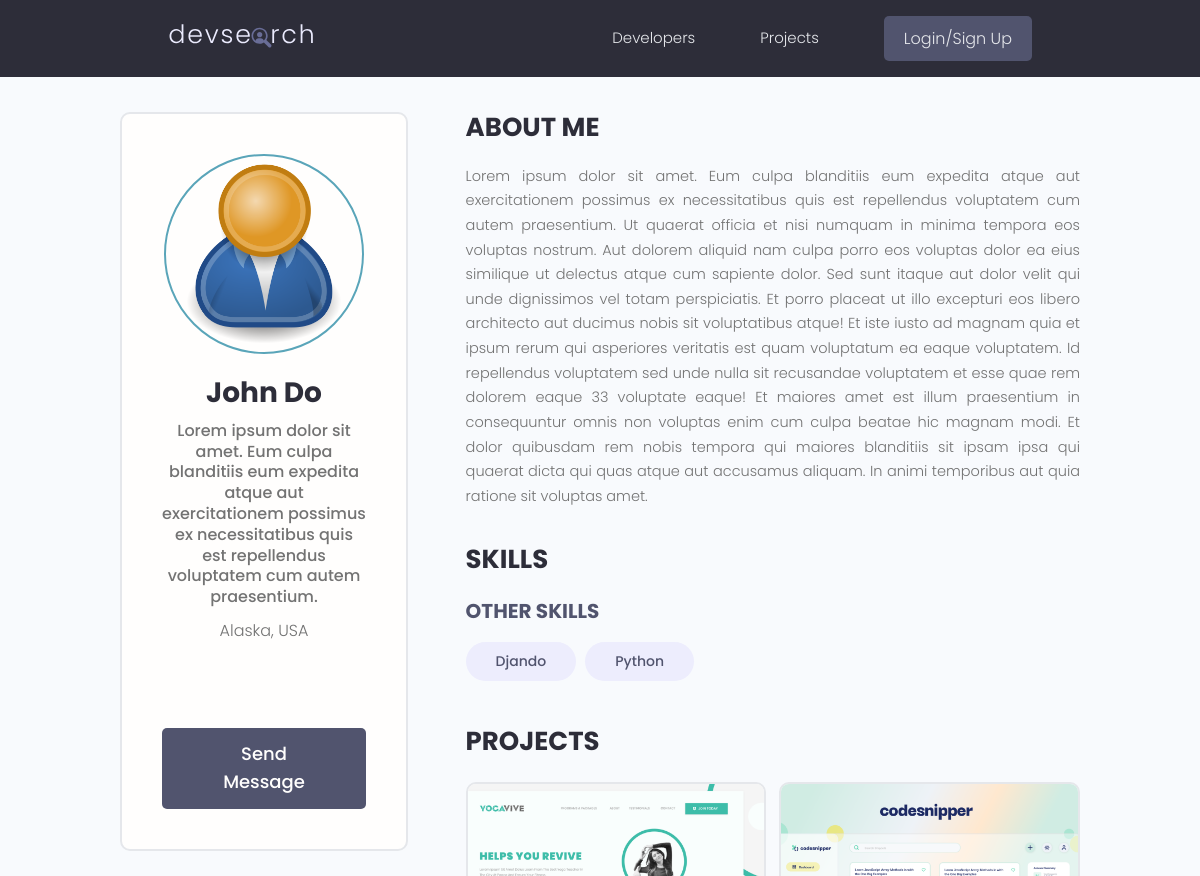
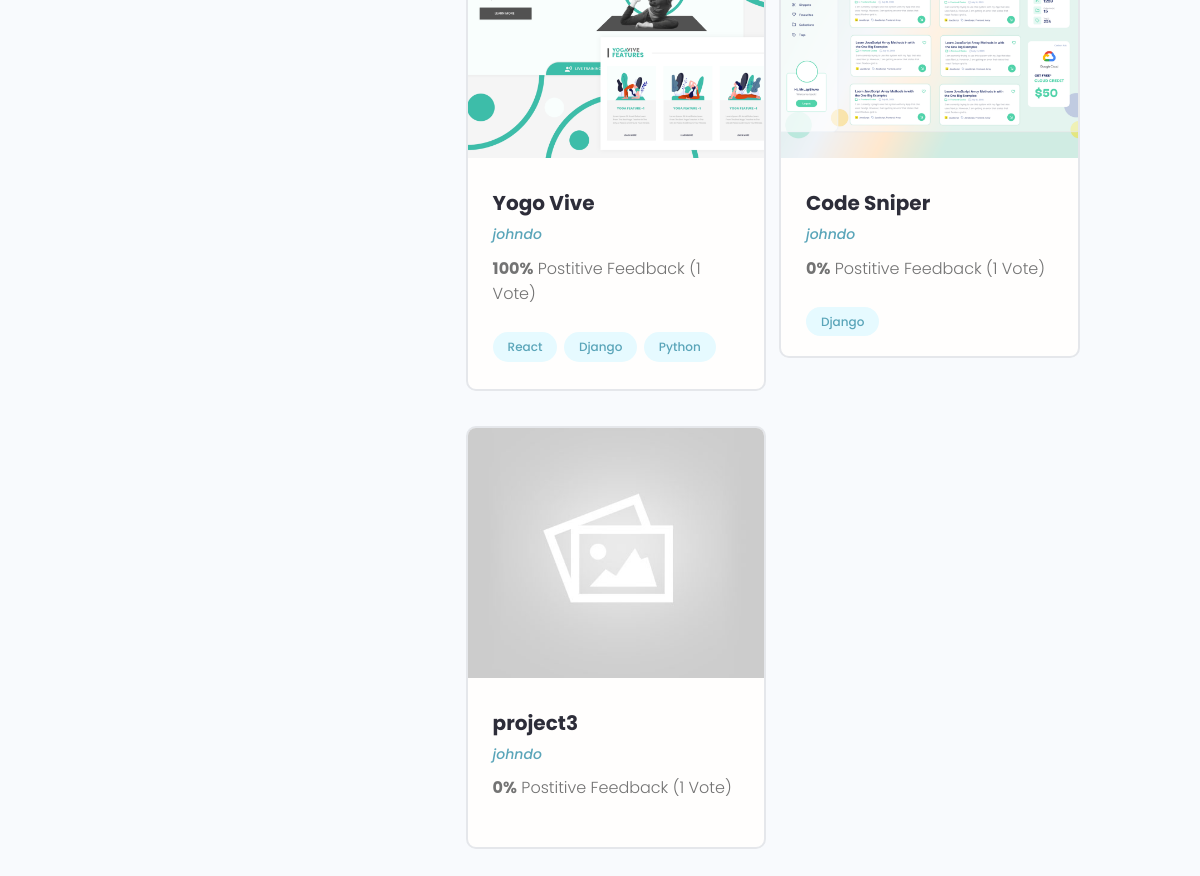
/profile/3f78cc07-d31c-42de-837c-641593315eba/, run on the app's committed database (2 pictures, top to bottom).
### users/models.py (models this page shows, shortened)
class Profile(models.Model):
    user = models.OneToOneField(User, on_delete=models.CASCADE, null=True, blank=True)
    name = models.CharField(max_length=200, blank=True, null=True)
    username = models.CharField(max_length=200, blank=True, null=True)
    email = models.EmailField(max_length=500, blank=True, null=True)
    location = models.CharField(max_length=200, blank=True, null=True)
    short_intro = models.TextField(max_length=200, blank=True, null=True)
    bio = models.TextField(blank=True, null=True)
    profile_image = models.ImageField(null=True, blank=True, upload_to='profiles/', default="profiles/user-default.png")
    social_github = models.CharField(max_length=200, blank=True, null=True)
    social_twitter = models.CharField(max_length=200, blank=True, null=True)
    social_linkedin = models.CharField(max_length=200, blank=True, null=True)
    social_youtube = models.CharField(max_length=200, blank=True, null=True)
    social_website = models.CharField(max_length=200, blank=True, null=True)
    created = models.DateTimeField(auto_now_add=True)
    id = models.UUIDField(default=uuid.uuid4, unique=True, primary_key=True, editable=False)
    def __str__(self):
        return str(self.username)

class Skill(models.Model):
    owner = models.ForeignKey(
        Profile, null=True, on_delete=models.CASCADE, blank=True)
    name = models.CharField(max_length=200, blank=True, null=True)
    description = models.TextField(blank=True, null=True)
    created = models.DateTimeField(auto_now_add=True)
    id = models.UUIDField(default=uuid.uuid4, unique=True, primary_key=True, editable=False)

### projects/models.py (models this page shows, shortened)
class Project(models.Model):
    owner = models.ForeignKey(
        Profile, null=True, on_delete=models.SET_NULL)
    title = models.CharField(max_length=200)
    description = models.TextField(null=True, blank=True)
    featured_image = models.ImageField(null=True, blank=True, default="default.jpg")
    demo_link = models.CharField(max_length=2000,null=True, blank=True)
    source_link = models.CharField(max_length=2000,null=True, blank=True)
    tags = models.ManyToManyField('Tag', blank=True)
    vote_total = models.IntegerField(default=0, null = True, blank=True)
    vote_ratio = models.IntegerField(default=0, null = True, blank=True)
    created = models.DateTimeField(auto_now_add=True)
    id = models.UUIDField(default=uuid.uuid4, unique=True, primary_key=True, editable=False)
    class Meta:
        ordering = ['-vote_ratio', '-vote_total']

class Tag(models.Model):
    name = models.CharField(max_length=200)
    created = models.DateTimeField(auto_now_add=True)
    id = models.UUIDField(default=uuid.uuid4, unique=True, primary_key=True, editable=False)
    def __str__(self):
        return self.name

### users/views.py (the view)
# urls.py: path('profile/<str:pk>/', views.userProfile, name="user-profile"),
def userProfile(request,pk):
    profile = Profile.objects.get(id=pk)
    topSkills = profile.skill_set.exclude(description__exact="")
    otherSkills = profile.skill_set.filter(description="")
    context={'profile':profile, 'topSkills' : topSkills, 'otherSkills': otherSkills }
    return render(request, 'users/user_profile.html',context)

### users/templates/users/user_profile.html (shortened to what this page needs)
{% extends 'main.html' %}
{% block content %}
  <main class="profile my-md">
    <div class="container">
      <div class="layout">
        <div class="column column--1of3">
          <div class="card text-center">
            <div class="card__body dev">
              <img class="avatar avatar--xl" src="{{profile.profile_image.url}}" />
              <h2 class="dev__name">{{profile.name}}</h2>
              <p class="dev__title">{{profile.short_intro}}</p>
              <p class="dev__location">{{profile.location}}</p>
              <ul class="dev__social">
              </ul>
              {% if request.user.profile.id != profile.id %}
              <a href="{% url 'create-message' profile.id %}" class="btn btn--sub btn--lg">Send Message </a>
              {% endif %}
            </div>
          </div>
        </div>
        <div class="column column--2of3">
          <div class="devInfo">
            <h3 class="devInfo__title">About Me</h3>
            <p class="devInfo__about">
              {{profile.bio}}
            </p>
          </div>
          <div class="devInfo">
            <h3 class="devInfo__title">Skills</h3>
            <div class="devInfo__skills">
              <h3 class="devInfo__subtitle">Other Skills</h3>
              <div class="devInfo__otherSkills">
                {% for skill in otherSkills%}
                <span class="tag tag--pill tag--sub tag--lg">
                  <small>{{skill.name}}</small>
                </span>
                {% endfor %}
              </div>
            </div>
          </div>
          <div class="devInfo">
            <h3 class="devInfo__title">Projects</h3>
            <div class="grid grid--two">
                {% for project in profile.project_set.all %}
              <div class="column">
                <div class="card project">
                  <a href="{% url 'project' project.id %}" class="project">
                    <img class="project__thumbnail" src="{{project.featured_image.url}}" alt="project thumbnail" />
                    <div class="card__body">
                      <h3 class="project__title">{{project.title}}</h3>
                      <p><a class="project__author" href="{% url 'user-profile' project.owner.id %}">{{project.owner}}</a></p>
                      <p class="project--rating">
                        <span style="font-weight: bold;">{{project.vote_ratio}}%</span> Postitive
                        Feedback ({{project.vote_total}} Vote{{project.vote_total|pluralize:"s"}})
                      </p>
                       <div class="project__tags">
                         {% for tag in project.tags.all %}
                        <span class="tag tag--pill tag--main">
                          <small>{{tag}}</small>
                        </span>
                         {% endfor %}
                      </div>
                    </div>
                  </a>
                </div>
              </div>
                {% endfor %}
            </div>
          </div>
        </div>
      </div>
    </div>
  </main>
{% endblock content %}

### static/styles/app.css (style rules this page uses)
:root { --color-sub: #2d2d39; }
.btn--sub { background-color: var(--color-sub-light); }
.card { border: 2px solid var(--color-light); }
img { width: 100%; }
.profile .card > .dev { padding: 4rem; }
.dev__name { color: var(--color-sub); font-size: 2.8rem; font-weight: 700; margin-top: 1rem; margin-bottom: 0.5rem; }
.dev__title { font-size: 1.6rem; font-weight: 500; line-height: 1.3; }
.dev__location { margin-top: 1rem; }
.dev__social { margin: 3rem 0; list-style: none; display: flex; justify-content: center; gap: 1.5rem; }
.devInfo { margin-bottom: 3rem; }
.devInfo__title, .devInfo__subtitle { font-size: 2.6rem; color: var(--color-sub); text-transform: uppercase; font-weight: 700; margin-bottom: 1.5rem; }
.devInfo__subtitle { font-size: 2rem; color: var(--color-sub-light); }
.devInfo__about, .devSkill__info { font-size: 1.45rem; line-height: 1.7; text-align: justify; }
.project__author { font-size: 1.4rem; font-style: italic; }
.project--rating { margin-bottom: 1.6em; margin-top: .5em; }
.project__thumbnail { height: 25rem; object-fit: cover; object-position: top center; }
.project__title { font-size: 2rem; font-weight: 700; color: var(--color-sub); }

### static/uikit/styles/modules/_variables.css (style rules this page uses)
:root { --color-main: #5aa5b9; --color-main-light: #e6faff; --color-sub: #3f4156; --color-sub-light: #51546e; --color-sub-lighter: #ededfd; --color-text: #737373; --color-gray: #8b8b8b; --color-light: #e5e7eb; --color-light-gray: #767676; --color-bg: #f8fafd; --color-white: #fffefd; --color-white-light: #f3f3f3; --color-success: #359e64; --color-success-bg: #def8e8; --color-error: #fc4b0b; --color-error-bg: #fff2ee; --font-base: 'Poppins', arial, helvetica, 'Segoe UI', roboto, ubuntu, sans-serif; --font-monospace: 'Fira Code', 'Courier New', courier, monospace; --font-regular: 300; --font-medium: 500; --font-bold: 700; --generic-shadow: 1px 1px 5px #00000010; --generic-transition: all 0.3s ease-in-out; }

### static/uikit/styles/modules/_base.css (style rules this page uses)
* { margin: 0; padding: 0; box-sizing: border-box; text-rendering: optimizeLegibility; color: inherit; font-size: inherit; }
html { font-size: 50%; }
@media only screen and (min-width: 480px) { html { font-size: 56.25%; } }
@media only screen and (min-width: 1200px) { html { font-size: 62.5%; } }
body { line-height: 1.6; font-weight: 400; font-size: 1.5rem; color: var(--color-text); background-color: var(--color-bg); min-height: 100vh; }

### static/uikit/styles/modules/_typography.css (style rules this page uses)
* { font-family: var(--font-base); }
h2 { font-size: 3.6rem; font-weight: var(--font-bold); }
h3 { font-size: 3.2rem; font-weight: var(--font-medium); }
p, span, strong { font-size: 1.6rem; color: var(--color-text); font-weight: var(--font-regular); }
a { padding-bottom: 2px; text-decoration: none; display: inline-block; color: var(--color-main); font-weight: var(--font-medium); }

### static/uikit/styles/modules/_utilities.css (style rules this page uses)
.container { width: 92%; max-width: 165rem; margin: 0 auto; box-sizing: border-box; }
@media screen and (min-width: 1000px) { .container { width: 90%; } }
@media screen and (min-width: 1200px) { .container { width: 80%; } }
.text-center { text-align: center; }
.my-md { margin: 3rem auto; }

### static/uikit/styles/modules/_avatar.css (style rules this page uses)
.avatar { border-radius: 50%; border: 2px solid var(--color-main); object-fit: cover; }
.avatar--xl { height: 20rem; width: 20rem; }

### static/uikit/styles/modules/_button.css (style rules this page uses)
.btn { display: inline-block; position: relative; cursor: pointer; background-color: var(--color-light); font-weight: var(--font-medium); color: var(--color-sub); text-decoration: none; padding: 1rem 2rem; border-radius: 0.5rem; border: none; width: -webkit-fit-content; width: -moz-fit-content; width: fit-content; height: -webkit-fit-content; height: -moz-fit-content; height: fit-content; font-size: 1.6rem; outline-width: 0; outline-color: transparent; -webkit-backface-visibility: hidden; backface-visibility: hidden; transition: all 0.3s ease-in-out; }
.btn--sub { background-color: var(--color-sub); color: var(--color-white); }
.btn--lg { font-size: 1.8rem; padding: 1.2rem 4.5rem; }

### static/uikit/styles/modules/_card.css (style rules this page uses)
.card { border-radius: 1rem; background-color: var(--color-white); border: 1.5px solid var(--color-light); width: auto; height: auto; margin-top: 0.5rem; margin-bottom: 0.5rem; overflow: hidden; }
.card__body, .card__header { padding: 2rem 2.5rem; }

### static/uikit/styles/modules/_layout.css (style rules this page uses)
.layout { display: flex; flex-flow: row wrap; justify-content: space-between; }
.layout > .column { margin-bottom: 3rem; }
.layout > .column.column--1of3 { flex-basis: 30%; }
.layout > .column.column--2of3 { flex-basis: 64%; }

### data on the page
Profile: profile_image (placeholder picture), name "John Do", short_intro "Lorem ipsum dolor sit amet. Eum culpa blanditiis eum expedita atque aut exercitationem possimus ex necessitatibus quis est repellendus voluptatem cum autem praesentium.", location "Alaska, USA", bio "Lorem ipsum dolor sit amet. Eum culpa blanditiis eum expedita atque aut exercitationem possimus ex necessitatibus quis est repellendus voluptatem cum autem praesentium. Ut quaerat officia et nisi numquam in minima tempora eos voluptas nostrum. Aut dolorem aliquid nam culpa porro eos voluptas dolor ea eius similique ut delectus atque cum sapiente dolor. Sed sunt itaque aut dolor velit qui unde dignissimos vel totam perspiciatis. Et porro placeat ut illo excepturi eos libero architecto aut ducimus nobis sit voluptatibus atque! Et iste iusto ad magnam quia et ipsum rerum qui asperiores veritatis est quam voluptatum ea eaque voluptatem. Id repellendus voluptatem sed unde nulla sit recusandae…"
Skill: name "Djando"
Skill: name "Python"
Project: featured_image (picture), title "Yogo Vive", owner "johndo", vote_ratio "100", vote_total "1"
Tag: name "React"
Tag: name "Django"
Tag: name "Python"
Project: featured_image (picture), title "Code Sniper", owner "johndo", vote_ratio "0", vote_total "1"
Project: featured_image (placeholder picture), title "project3", owner "johndo", vote_ratio "0", vote_total "1"
